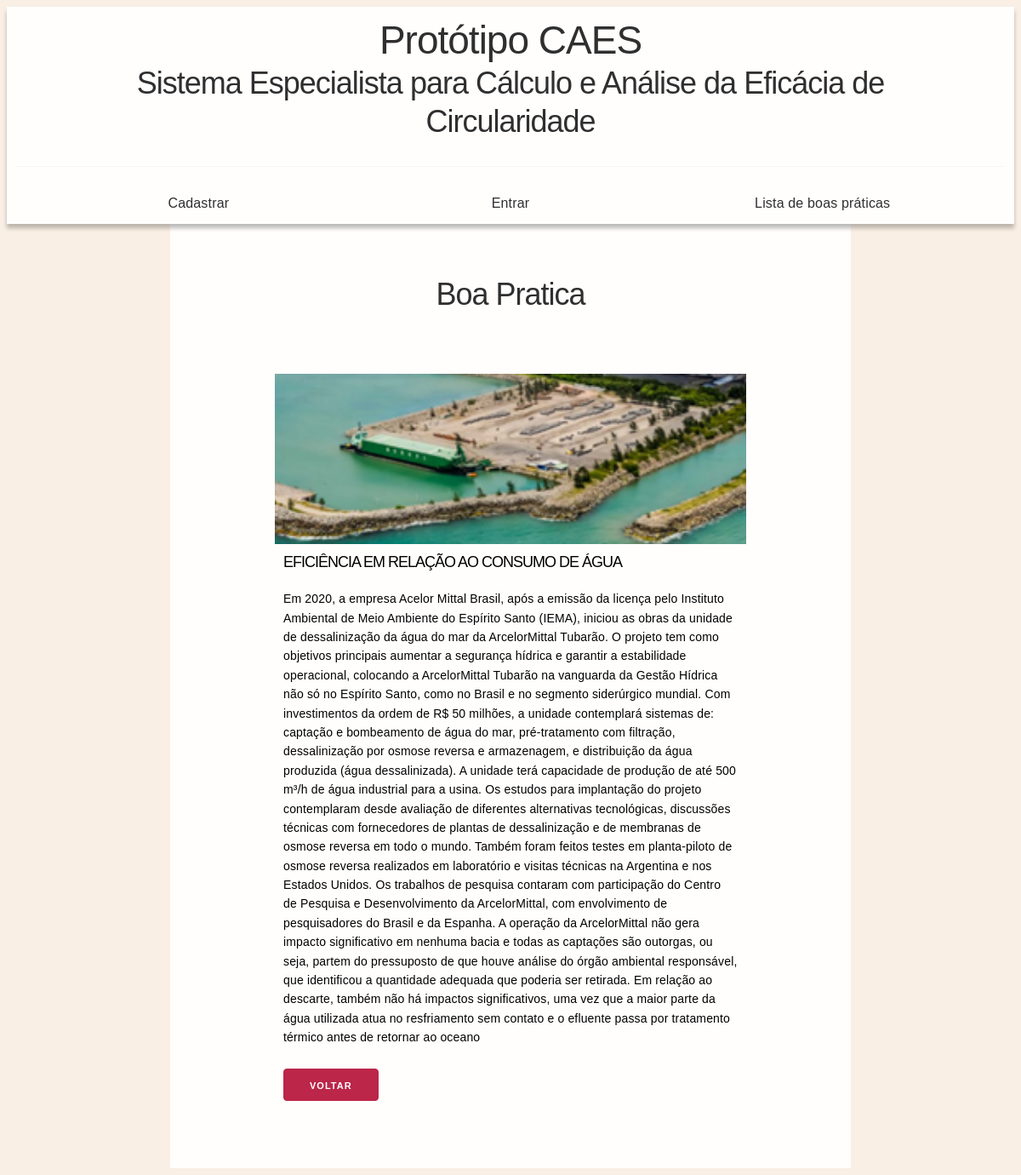
The page /boaspraticasdetalhada/2/ on the database its author committed.
### wb/models.py (models this page shows, shortened)
class BoasPraticas(models.Model):
    questao = models.ForeignKey(Questionario, on_delete=models.CASCADE,blank=True,null=True,default=None)
    titulo = models.CharField(max_length=200)
    descricao = models.TextField()
    imagem = models.ImageField(upload_to ='uploads/',blank=True,null=True,default=None)
    empresa = models.CharField(max_length=200,blank=True,null=True,default=None)
    segmento = models.ForeignKey(Segmento, on_delete=models.CASCADE,blank=True,null=True,default=None)
    estrategiacircular = models.ForeignKey(EstrategiaCircular, on_delete=models.CASCADE,blank=True,null=True,default=None)
    boapratica = models.CharField(max_length=400,blank=True,null=True,default=None)
    fonte = models.CharField(max_length=200,blank=True,null=True,default=None)
    acesso = models.CharField(max_length=400,blank=True,null=True,default=None)
    class Meta:
        verbose_name = 'BoasPraticas'
        verbose_name_plural = 'Boas Praticas'

### wb/views.py (the view)
# urls.py: path('boaspraticasdetalhada/<int:pk>/', views.boaspraticasdetalhada, name='boaspraticasdetalhada'),
def boaspraticasdetalhada(request, pk):
  boapratica = get_object_or_404(BoasPraticas, id=pk)
  try:
    empresa = Empresa.objects.filter(usuario=request.user).last()
  except TypeError:
  	empresa = None
  return render (request, 'wb/boapraticadetalhada.html', {'boapratica': boapratica,'empresa':empresa})

### wb/templates/wb/boapraticadetalhada.html (shortened to what this page needs)
{% extends 'wb/index.html' %}
{% block content %}
<h2> Boa Pratica </h2>
<br><br>
<div class="container">
<div class="card">
  <div class="image">
    <img src="{{ boapratica.imagem.url }}">
  </div>
  <div class="content">
    <h3 class="title">{{ boapratica.titulo }}</h3>
    <p class="description">{{ boapratica.descricao }}</p>
    <a href="{% url 'respostas' %}"><button>Voltar</button></a>
  </div>
</div>
</div>
{% endblock %}

### wb/static/wb/css.css (style rules this page uses)
*,*:after,*:before { box-sizing:inherit }
html { box-sizing:border-box;font-size:62.5% }
body { color:#606c76;font-family:'Roboto', 'Helvetica Neue', 'Helvetica', 'Arial', sans-serif;font-size:1.6em;font-weight:300;letter-spacing:.01em;line-height:1.6 }
.button,button,input[type='button'],input[type='reset'],input[type='submit'] { background-color:#bb2649;border:0.1rem solid #bb2649;border-radius:.4rem;color:#fff;cursor:pointer;display:inline-block;font-size:1.1rem;font-weight:700;height:3.8rem;letter-spacing:.1rem;line-height:3.8rem;padding:0 3.0rem;text-align:center;text-decoration:none;text-transform:uppercase;white-space:nowrap }
.container { margin:0 auto;max-width:112.0rem;padding:0 2.0rem;position:relative;width:100% }
a { color:#bb2649;text-decoration:none }
.button,button,dd,dt,li { margin-bottom:1.0rem }
blockquote,dl,figure,form,ol,p,pre,table,ul { margin-bottom:2.5rem }
p { margin-top:0 }
h1,h2,h3,h4,h5,h6 { font-weight:300;letter-spacing:-.1rem;margin-bottom:2.0rem;margin-top:0 }
h2 { font-size:3.6rem;line-height:1.25 }
h3 { font-size:2.8rem;line-height:1.3 }
img { max-width:100% }

### wb/templates/wb/boapraticadetalhada.html (style rules this page uses)
.image { width: 100%; height: 200px; background-color: #555; overflow: hidden; position: relative; }
.image img { width: 100%; height: 100%; object-fit: cover; transition: 0.3s; }
.content { padding: 10px; }
.title { color: black; font-size: 18px; }
.description { color: black; font-size: 14px; }

### rows shown on the page
BoasPraticas: imagem (picture), titulo "EFICIÊNCIA EM RELAÇÃO AO CONSUMO DE ÁGUA", descricao "Em 2020, a empresa Acelor Mittal Brasil, após a emissão da licença pelo Instituto Ambiental de Meio Ambiente do Espírito Santo (IEMA), iniciou as obras da unidade de dessalinização da água do mar da ArcelorMittal Tubarão. O projeto tem como objetivos principais aumentar a segurança hídrica e garantir a estabilidade operacional, colocando a ArcelorMittal Tubarão na vanguarda da Gestão Hídrica não só no Espírito Santo, como no Brasil e no segmento siderúrgico mundial. Com investimentos da ordem de R$ 50 milhões, a unidade contemplará sistemas de: captação e bombeamento de água do mar, pré-tratamento com filtração, dessalinização por osmose reversa e armazenagem, e distribuição da água…"
